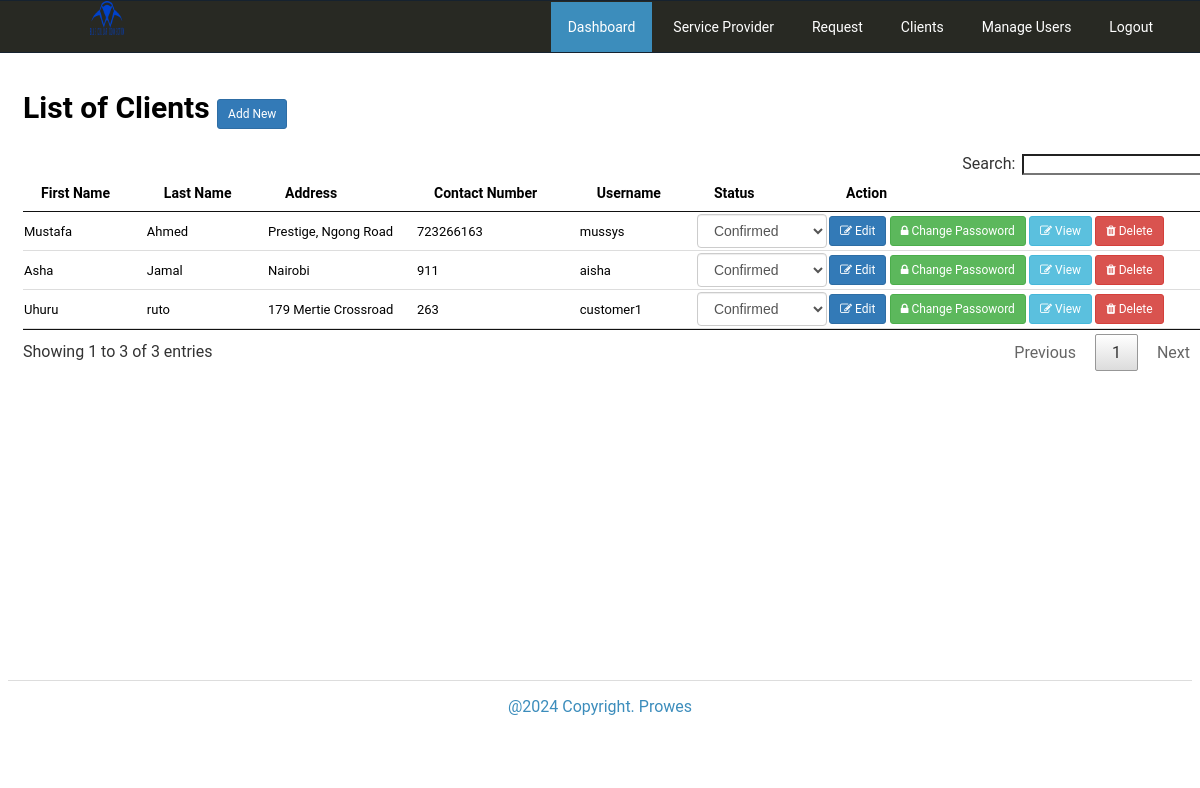
The page /admin/client/index.php (signed in) on the database as committed earlier.
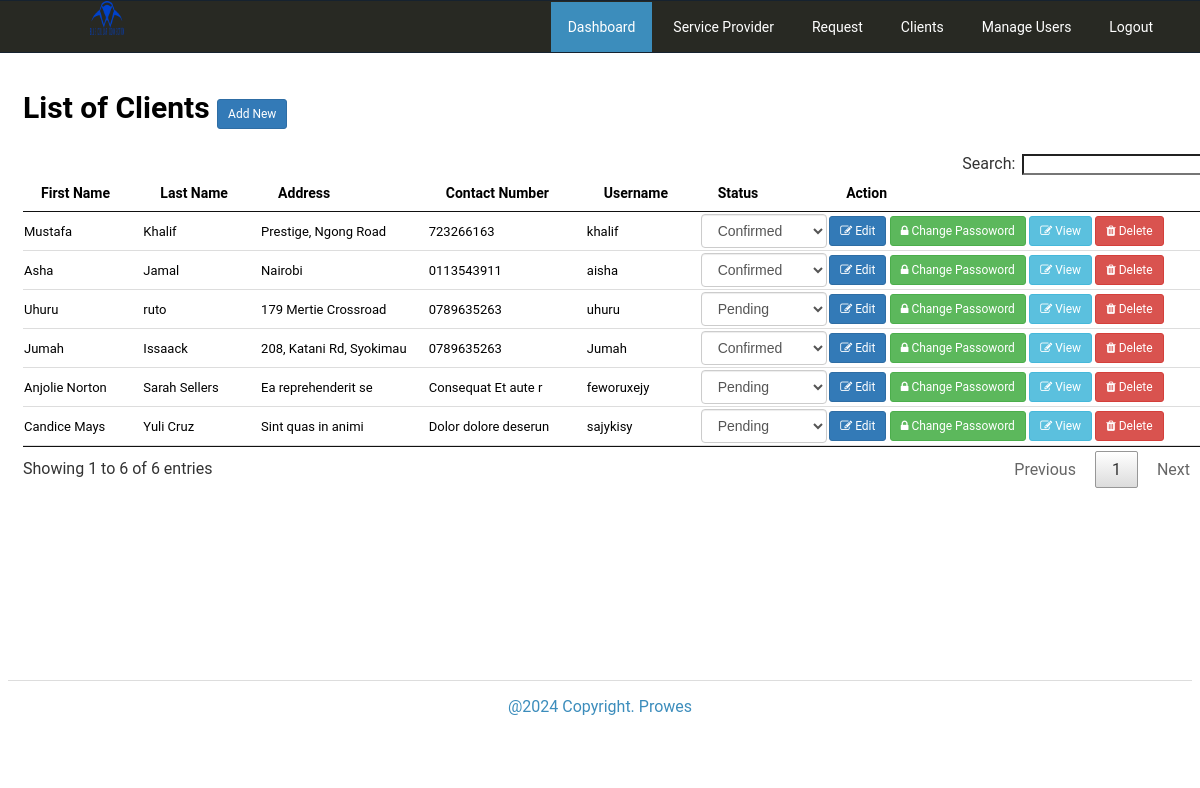
The same page on the database as committed later.
### tables this page shows
CREATE TABLE `tblclients` (
  `ClientID` int(11) NOT NULL,
  `Fname` varchar(90) NOT NULL,
  `Lname` varchar(90) NOT NULL,
  `Address` text NOT NULL,
  `ContactNo` varchar(30) NOT NULL,
  `Status` varchar(90) NOT NULL DEFAULT 'Pending',
  `cUsername` varchar(90) NOT NULL,
  `cPassword` varchar(90) NOT NULL,
  `PicLoc` text NOT NULL
);

### admin/client/index.php (called while the page is built, shortened)
<?php
require_once("../nav/navigation.php");
?>

### includes/function.php (called while the page is built, shortened)
<?php
function currentpage(){
		$this_page = $_SERVER['SCRIPT_NAME'];
	    $bits = explode('/',$this_page);
		 return $bits[3];
	}
?>

### includes/database.php (called while the page is built, shortened)
<?php
class Database
{
    public $sql_string = '';
    private $conn;
    public function open_connection()
    {
        $this->conn = new mysqli(server, user, pass, database_name);
    }
    public function setQuery($sql = '')
    {
        $this->sql_string = $sql;
    }
    public function executeQuery()
    {
        $result = $this->conn->query($this->sql_string);
        return $result;
    }
    private function confirm_query($result)
    {
        return $result;
    }
    public function loadResultList($key = '') {
        $cur = $this->executeQuery();
        $array = array();
        if ($cur->num_rows > 0) {
            while ($row = $cur->fetch_object()) {
                if ($key) {
                    $array[$row->$key] = $row;
                } else {
                    $array[] = $row;
                }
            }
        }
        return $array;
    }
}
$mydb = new Database();
?>

### admin/client/list.php (the view, shortened to what this page needs)
?>   <div class="page-header">
		<h2>List of Clients <span><a class="btn btn-primary btn-sm" href="index.php?view=add">Add New</a></span></h2>
	</div>
        <div class="table-responsive">
                <table class="hover" id="dash-tables"   cellspacing="0" >
				  <thead>
				  		<th>First Name</th>
				  		<th>Last Name</th>
				  		<th>Address</th>
				  		<th>Contact Number</th>
				  		<th>Username</th>
				  		<th>Status</th>
				  		<th width="32%">Action</th>
				  </thead>
				  <tbody>
				  	<?php
				  		$mydb->setQuery("SELECT *
											FROM  `tblclients`");
				  		$cur = $mydb->loadResultList();
						foreach ($cur as $result) {
				  		echo '<tr>';
				  		echo '<td>' . $result->Fname.'</a></td>';
				  		echo '<td>'. $result->Lname.'</td>';
				  		echo '<td>'. $result->Address.'</td>';
				  		echo '<td>'. $result->ContactNo.'</td>';
				  		echo '<td>'. $result->cUsername.'</td>';
				  		echo '<td><select class="form-control select_status" data-id="'.$result->ClientID.'" id="'.$result->ClientID.'status">';
			  					if($result->Status=='Pending') { echo '<option Selected >Pending</option>';  }else{ echo '<option >Pending</option>'; }
			  					if($result->Status=='Confirmed') { echo '<option Selected >Confirmed</option>';  }else{ echo '<option >Confirmed</option>'; }
				  			echo '</select>
				  				 </td>';
				  			$btn= '<a title="Edit" href="index.php?view=edit&id='.$result->ClientID.'" class="btn btn-primary btn-sm  " ><i class="fa fa-edit"></i> Edit</a> <a title="Edit" href="index.php?view=changepassword&id='.$result->ClientID.'" class="btn btn-success btn-sm  " ><i class="fa fa-lock"></i> Change Passoword</a> <a title="View" href="index.php?view=view&id='.$result->ClientID.'" class="btn btn-info btn-sm  " ><i class="fa fa-edit"></i> View</a>
				  					 <a title="Delete" href="controller.php?action=delete&id='.$result->ClientID.'" class="btn btn-danger btn-sm"><i class="fa fa-trash"></i> Delete</a>';
				  		echo '<td > '.$btn.'</td>';
				  		echo '</tr>';
				  	}
				  	?>
				  </tbody>
				</table>
			</div>

### admin/nav/navigation.php (shortened to what this page needs)
<!DOCTYPE html>
<html>
<head>
	<link href="//maxcdn.bootstrapcdn.com/font-awesome/4.2.0/css/font-awesome.min.css" rel="stylesheet">
	<link rel="stylesheet" type="text/css" href="<?php echo web_root;?>admin/css/style.css">
    <link rel="stylesheet" href="<?php echo web_root;?>admin/css/jquery.dataTables.min.css">
</head>
<body>
	<div id="menu">
		<div class="logo"></div>
		<ul>
			<li><a class="<?php echo (currentpage()=='index.php') ? 'active' : ''?>" href="<?php echo web_root;?>admin/">Dashboard</a></li>
			<li><a class="<?php echo (currentpage()=='services') ? 'active' : ''?>" href="<?php echo web_root;?>admin/services/">Service Provider</a></li>
			<li><a class="<?php echo (currentpage()=='request') ? 'active' : ''?>" href="<?php echo web_root;?>admin/request/">Request</a></li>
			<li><a class="<?php echo (currentpage()=='client') ? 'active' : ''?>" href="<?php echo web_root;?>admin/client/">Clients</a></li>
			<li><a class="<?php echo (currentpage()=='users') ? 'active' : ''?>" href="<?php echo web_root;?>admin/users">Manage Users</a></li>
			<li><a class="<?php echo (currentpage()=='') ? 'active' : ''?>" href="<?php echo web_root;?>admin/logout.php">Logout</a></li>
		</ul>
	</div>
<br/>
<br/>
<br/>
	<div class="container">
		<div class="content">
				<?php
				 require_once $content;
				 ?>
		</div>
	</div>
</body>
<footer >
	<div class="footer">
		<p> @2024 Copyright. Prowes </p>
	</div>
</footer>
</html>

### admin/css/style.css (style rules this page uses)
body { font-family: "Roboto", -apple-system, BlinkMacSystemFont, "Segoe UI", Roboto, "Helvetica Neue", Arial, sans-serif; }
#menu { float: left; width: 100%; border-top: 1px #16222F solid; border-bottom: 1px #16222F solid; position: fixed; z-index: 999999; top: 0; left: 0; right: 0; background-color: #282923; margin-bottom: 290px; }
#menu .logo { float: left; margin-left: 90px; padding: 17px; background:url("../../images/blue_collar_100x100.png"); background-size: cover; background-repeat: no-repeat; }
#menu ul { float: right; padding: 0px 30px 0px 0px; }
#menu li { display:inline; margin:0px; padding: 0px; }
#menu li a { padding: 17px; text-decoration: none; color: #fff; font-size: 14px; }
#menu li .active { background-color: #3C8DBC; color: #fff; }
.container { width: 100%; padding-right: 15px; padding-left: 15px; margin-right: auto; margin-left: auto; }
@media (min-width: 576px) { .container { max-width: 540px; } }
@media (min-width: 768px) { .container { max-width: 720px; } }
@media (min-width: 992px) { .container { max-width: 960px; } }
@media (min-width: 1200px) { .container { max-width: 1200px; } }
.content { min-height: 590px }
.page-header { font-size: 20px; }
.page-header span { font-size: 14px; }
.btn { display: inline-block; padding: 6px 12px; margin-bottom: 0; font-size: 14px; font-weight: normal; line-height: 1.42857143; text-align: center; white-space: nowrap; vertical-align: middle; -ms-touch-action: manipulation; touch-action: manipulation; cursor: pointer; -webkit-user-select: none; -moz-user-select: none; -ms-user-select: none; user-select: none; background-image: none; border: 1px solid transparent; border-radius: 4px; }
.btn-primary { color: #fff; background-color: #337ab7; border-color: #2e6da4; }
.btn-success { color: #fff; background-color: #5cb85c; border-color: #4cae4c; }
.btn-info { color: #fff; background-color: #5bc0de; border-color: #46b8da; }
.btn-danger { color: #fff; background-color: #d9534f; border-color: #d43f3a; }
.btn-sm, .btn-group-sm > .btn { padding: 5px 10px; font-size: 12px; line-height: 1.5; border-radius: 3px; }
a.btn { text-decoration: none; }
.form-control { display: block; width: 100%; height: 34px; padding: 6px 12px; font-size: 14px; line-height: 1.42857143; color: #555; background-color: #fff; background-image: none; border: 1px solid #ccc; border-radius: 4px; -webkit-box-shadow: inset 0 1px 1px rgba(0, 0, 0, .075); box-shadow: inset 0 1px 1px rgba(0, 0, 0, .075); -webkit-transition: border-color ease-in-out .15s, -webkit-box-shadow ease-in-out .15s; -o-transition: border-color ease-in-out .15s, box-shadow ease-in-out .15s; transition: border-color ease-in-out .15s, box-shadow ease-in-out .15s; }
.footer { border-top: 1px solid #ddd; height: 80px; color: #3C8DBC; position: inherit; bottom: 0; width: 100%; margin: 0px; padding: 0px; text-align: center; }
#dash-tables { text-align: left; }
#dash-tables th { font-size: 14px; font-weight: bold; }
#dash-tables td { font-size: 13px; padding: 2px 1px 2px 1px; border-bottom: .5px solid #ddd; }

Rows that differ between the two databases and show on the page:
changed tblclients "Mustafa": Lname "Ahmed" → "Khalif"; cUsername "mussys" → "khalif"
changed tblclients "Asha": ContactNo "911" → "0113543911"
changed tblclients "Uhuru": ContactNo "263" → "0789635263"; cUsername "customer1" → "uhuru"; Status+ClientID "Confirmed" → "Pending"
added tblclients: Fname "Jumah", Lname "Issaack", Address "208, Katani Rd, Syokimau", ContactNo "0789635263", cUsername "Jumah", Status+ClientID "Confirmed"
added tblclients: Fname "Anjolie Norton", Lname "Sarah Sellers", Address "Ea reprehenderit se", ContactNo "Consequat Et aute r", cUsername "feworuxejy", Status+ClientID "Pending"
added tblclients: Fname "Candice Mays", Lname "Yuli Cruz", Address "Sint quas in animi", ContactNo "Dolor dolore deserun", cUsername "sajykisy", Status+ClientID "Pending"
Other text that changed with them:
text written by a page script: "Search: Showing 1 to 3 of 3 entries Previous 1 Next" → "Search: Showing 1 to 6 of 6 entries Previous 1 Next"
